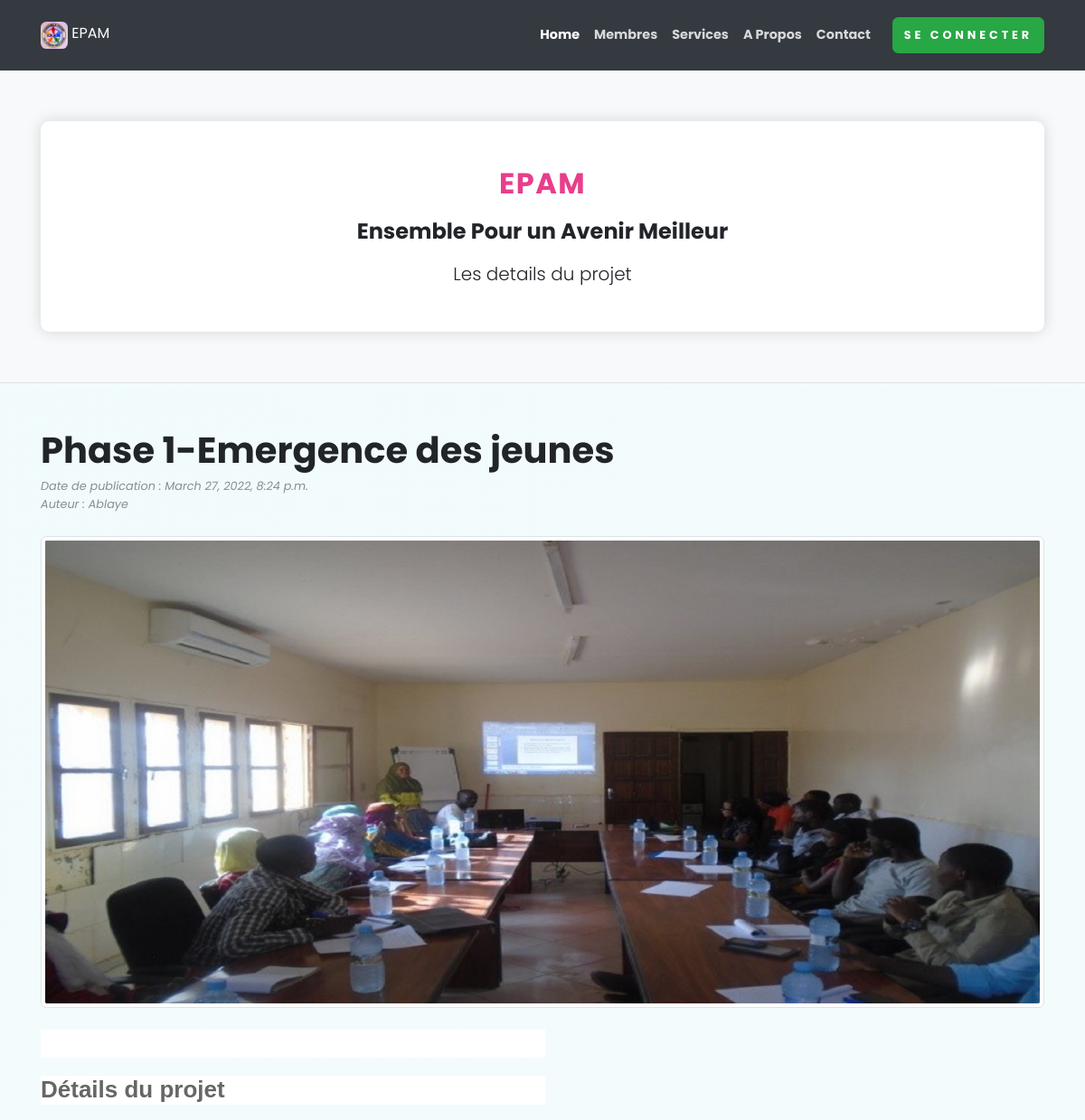
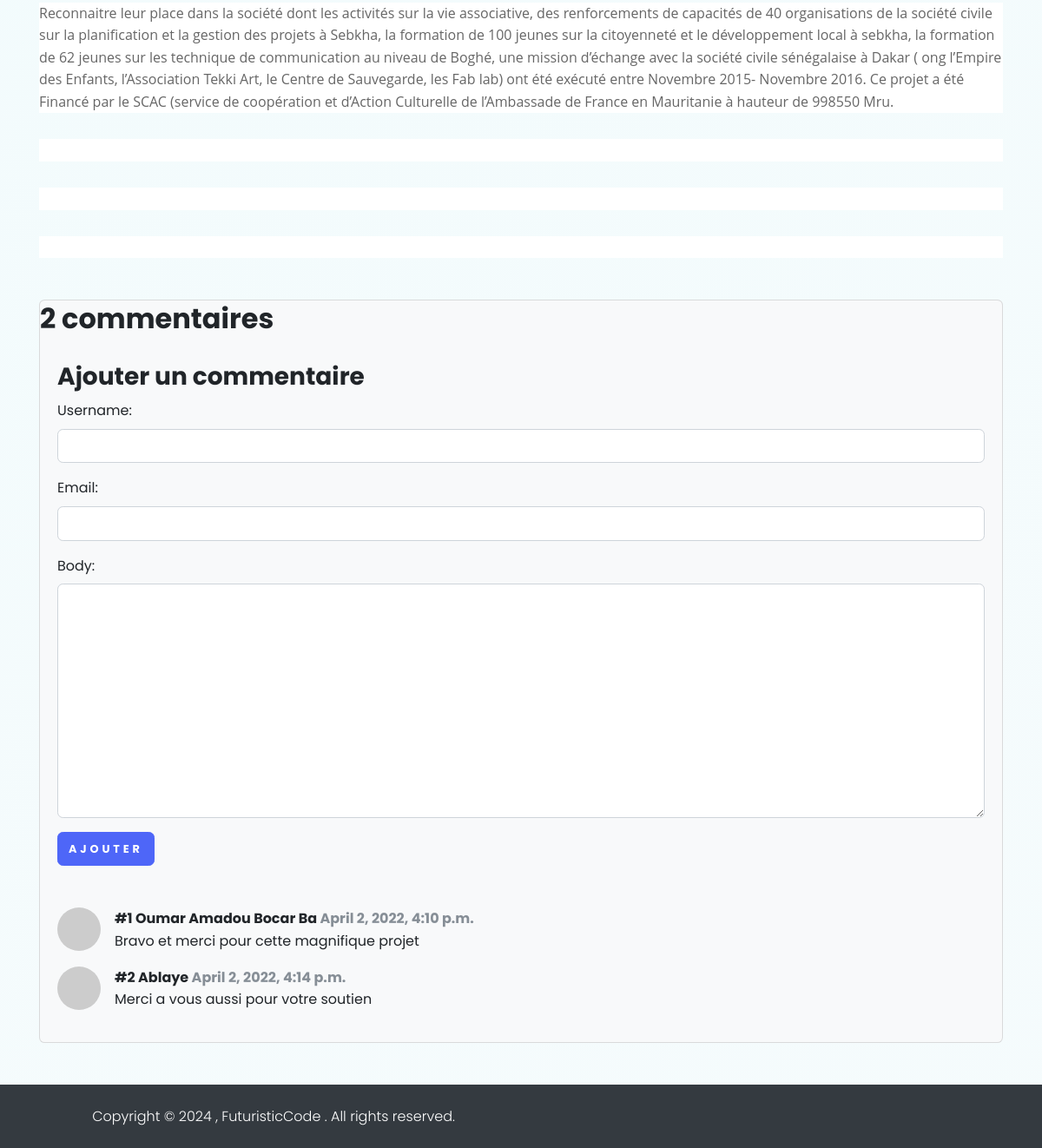
The page /phase-1-emergence-des-jeunes/ on the database its author committed (2 pictures, top to bottom).
### home/models.py (models this page shows, shortened)
class Post(models.Model):
    STATUS_CHOICES = (
        ('draft','Draft'),
        ('published','Published')
    )
    title = models.CharField(max_length=200)
    slug  = models.SlugField(max_length=200)
    body  = FroalaField()
    image   = models.ImageField(upload_to='uploads')
    created_at = models.DateTimeField(auto_now_add=True)
    upload_to = models.DateTimeField(auto_now=True)
    status  = models.CharField(choices=STATUS_CHOICES,default='draft',max_length=10)
    publish = models.DateTimeField(default=timezone.now())
    author  = models.ForeignKey(User,on_delete=models.CASCADE,
                                related_name='posted')
    objects   = models.Manager()  #Default Manager
    published = PublishedManager() #Custom Manager

class Comment(models.Model):
    post = models.ForeignKey(Post, on_delete=models.CASCADE,related_name="comments")
    username = models.CharField(max_length=100)
    email    = models.EmailField(max_length=200)
    body     = models.TextField()
    created  = models.DateTimeField(auto_now_add=True)
    updated  = models.DateTimeField(auto_now=True)

### home/views.py (the view)
# urls.py: path('<slug>/',views.post_details,name='post_details'),
def post_details(request ,slug:str):
  post      = get_object_or_404(Post,slug=slug)
  comments  = Comment.objects.filter(post=post.id)
  new_comment = None
  if request.method == 'POST':
    comment_form = CommentForm(data=request.POST)
    if comment_form.is_valid():
      new_comment = comment_form.save(commit=False)
      new_comment.post = post
      new_comment.save()
  else:
    comment_form = CommentForm()
  return render(request,'blog/post/details.html',{'post':post,'comments':comments,'new_comment':new_comment,'comment_form':comment_form})

### home/forms.py
class CommentForm(forms.ModelForm):
    username = forms.CharField(max_length=100,widget=forms.TextInput(attrs={'class':'form-control'}))
    email    = forms.EmailField(widget=forms.TextInput(attrs={'class':'form-control'}))
    body     = forms.CharField(widget=forms.Textarea(attrs={'class':'form-control','row':3}))
    class Meta:
        model  = Comment
        fields = ['username','email','body']

### home/templates/blog/post/details.html (shortened to what this page needs)
{% extends 'base.html' %}
{% block content %}
<header class="py-5 bg-light border-bottom mb-4">
    <div class="container">
        <div class="text-center my-2">
            <div class="bg-white rounded-lg shadow p-5"><strong class="text-uppercase text-secondary d-inline-block mb-2 text-sm"><h2>EPAM</h2></strong>
                <h4 class="mb-3">Ensemble Pour un Avenir Meilleur</h4>
            <p class="lead mb-0">Les details du projet</p>
        </div>
    </div>
</header>
<div class="container mt-5">
    <div class="row">
        <div class="col-lg-12">
            <article>
                <header class="mb-4">
                <h1 class="fw-bolder mb-1">{{post.title}}</h1>
                <div class="text-muted fst-italic mb-2">
                    <div class="small">Date de publication : {{post.publish}}</div>
                    <div class="small">Auteur : {{post.author.username}}</div>
                </div>
                </header>
               <figure class="mb-4"><img class="img-fluid img-thumbnail rounded" src="/uploads/{{post.image}}" alt="..." /></figure>
                                <section class="mb-5 text-content">
                                    <p class="lead fs-5 mb-4">{{post.body|safe}}</p>
                                    </section>
                            </article>
                            <section class="mb-5">
                                <div class="card bg-light">
                                    <h2>
                                        {% with comments.count as total_comments %}
                                           {{total_comments}} commentaire{{total_comments|pluralize}}
                                        {% endwith %}
                                    </h2>
                                    <div class="card-body">
                                        {% if new_comment %}
                                           <h3>Votre commentaire a ete ajouter</h3>
                                        {% else %}
                                        <h3>Ajouter un commentaire</h3>
                                           <form action="" method="post" class="mb-5">
                                               {{comment_form.as_p}}
                                               <button class="btn btn-primary" type="submit">Ajouter</button>
                                           </form>
                                        {% endif %}
                                        {% for comment in comments %}
                                        <div class="d-flex mb-3">
                                            <div class="flex-shrink-0"><img class="rounded-circle" src="https://dummyimage.com/50x50/ced4da/6c757d.jpg" alt="..." /></div>
                                            <div class="ms-3">
                                                <div class="fw-bold">
                                                    #{{forloop.counter}} {{comment.username}}
                                                    <span class="text-muted">
                                                        {{comment.created}}
                                                    </span>
                                                </div>
                                                {{comment.body}}
                                            </div>
                                        </div>
                                        {% empty %}
                                        <h2>Ce post n'a pas de commentaire.</h2>
                                        {% endfor %}
                                    </div>
                                </div>
                            </section>
                        </div>
                    </div>
                </div>
{% endblock content %}

### rows shown on the page
Post: title "Phase 1-Emergence des jeunes", publish "March 27, 2022, 8:24 p.m.", author.username "Ablaye", image (picture), body "Détails du projet Reconnaitre leur place dans la société dont les activités sur la vie associative, des renforcements de capacités de 40 organisations de la société civile sur la planification et la gestion des projets à Sebkha, la formation de 100 jeunes sur la citoyenneté et le développement local à sebkha, la formation de 62 jeunes sur les technique de communication au niveau de Boghé, une mission d’échange avec la société civile sénégalaise à Dakar ( ong l’Empire des Enfants, l’Association Tekki Art, le Centre de Sauvegarde, les Fab lab) ont été exécuté entre Novembre 2015- Novembre 2016. Ce projet a été Financé par le SCAC (service de coopération et d’Action Culturelle de l’Ambassade…"
Comment: username "Oumar Amadou Bocar Ba", created "April 2, 2022, 4:10 p.m.", body "Bravo et merci pour cette magnifique projet"
Comment: username "Ablaye", created "April 2, 2022, 4:14 p.m.", body "Merci a vous aussi pour votre soutien"

### other values the page prints
{{ total_comments }} "2"
